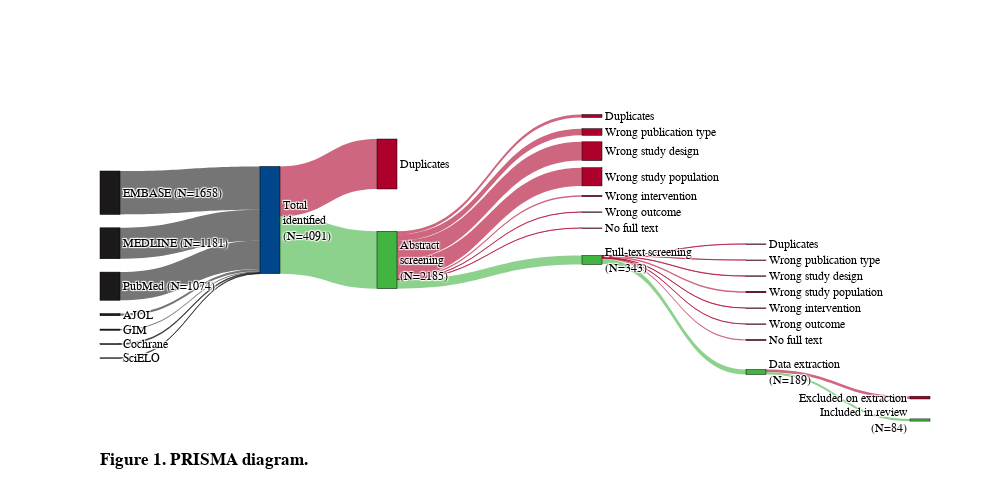

Notebook code cell kept with this figure:
### Markdown cell above
The Sankey diagram in Figure 1 serves to give a clear and transparent view of the review process, showing the number of articles obtained from various sources, the number excluded at each step, and the reasons for their exclusion.

We used the [EMBASE](https://www.embase.com), [MEDLINE](www.medline.com), [PubMed](https://pubmed.ncbi.nlm.nih.gov), [GIM](https://www.gimjournal.org), [Cochrane](https://www.cochranelibrary.com), and [SciELO](https://scielo.org/en/) database and retrieved all the records mentioning [INSERT KEYWORDS].
**#TODO for Alvaro:** Add the keywords

### Code cell
import plotly.graph_objects as go

# Information on screening criteria for each stage
screening_info = [

    # Sources of data
    
    #EMBASE, MEDLINE, PubMed, GIM, Cochrane, SciELO
    'Obtained from the EMBASE database',
    'Obtained from the MEDLINE database',
    'Obtained from the PubMed database',
    'Obtained from the AJOL database',
    'Obtained from the GIM database',
    'Obtained from the Cochrane database',
    'Obtained from the SciELO database',

    #Deduplication
    'Duplicated titles and abstracts',
    'Eligible for abstract screening',

    #Abstract screening
    'Duplicated titles and abstracts',
    """
      PUBLICATION TYPE<br>
      Exclusion criteria:<br>
      - is not peer-reviewed article; OR<br>
      - is opinion piece, comment, letter, guideline, literature review, or editorial.
    """,
    """
      STUDY DESIGN<br>
      Exclusion criteria:<br>
      - is single-case report, systematic review, or meta-analysis; OR<br>
      - is qualitative study.
    """,
    """
      POPULATION<br>
      Exclusion criteria:<br>
      - is not study on human infant population  (i.e., age >2 years); OR<br>
      - no hydrocephalus; OR<br>
      - hydrocephalus is not due to MMC*<br>
      - global study where data from many countries has been pooled AND<br>
        we cannot distinguish from which country each data comes from.<br><br>
      *Meningocoele and myelocoele are not the same as MMC.
    """,
    """
      INTERVENTION<br>
      Exclusion criteria:<br>
      - Fetal surgery. (TODO: CLARIFY IF HC, MMC, OR BOTH)
    """,
    """
      OUTCOME<br>
      Exclusion criteria:<br>
      - Outcome of study is neither treatment failure; NOR<br>
      - Mortality; NOR<br>
      - Morbidity; NOR<br>
      - Resolution of clinical OR radiological signs of hydrocephalus.
    """,
    """
      FULL-TEXT<br>
      Exclusion criteria:<br>
      - Full-text unavailable OR inaccessible.
    """,
    'Eligible for full-text screening',
    #Full-text screening
    'Duplicated full-texts',
    """
      PUBLICATION TYPE<br>
      Exclusion criteria:<br>
      - is not peer-reviewed article; OR<br>
      - is opinion piece, comment, letter, guideline, literature review, or editorial.
    """,
    """
      STUDY DESIGN<br>
      Exclusion criteria:<br>
      - is single-case report, systematic review, or meta-analysis; OR<br>
      - is qualitative study.
    """,
    """
      POPULATION<br>
      Exclusion criteria:<br>
      - is not study on human infant population  (i.e., age >2 years); OR<br>
      - no hydrocephalus; OR<br>
      - hydrocephalus is not due to MMC*<br>
      - global study where data from many countries has been pooled AND<br>
        we cannot distinguish from which country each data comes from.<br><br>
      *Meningocoele and myelocoele are not the same as MMC.
    """,
    """
      INTERVENTION<br>
      Exclusion criteria:<br>
      - Fetal surgery. (TODO: CLARIFY IF HC, MMC, OR BOTH)
    """,
    """
      OUTCOME<br>
      Exclusion criteria:<br>
      - Outcome of study is neither treatment failure; NOR<br>
      - Mortality; NOR<br>
      - Morbidity; NOR<br>
      - Resolution of clinical OR radiological signs of hydrocephalus.
    """,
    """
      FULL-TEXT<br>
      Exclusion criteria:<br>
      - Full-text unavailable OR inaccessible.
    """,
    'Eligible for data extraction',
    #Data extraction
    """
      NO DATA<br>
      Exclusion criteria:<br>
      - not providing [WHAT TYPE OF DATA? 'disaggregate MMCaHC subgroup data'?].
    """,

    # Remaining data sources and criteria
    'Included in review'
]

# Setting up the Sankey diagram for the PRISMA flowchart
fig1 = go.Figure(data=[go.Sankey(
    orientation="h",
    node = dict(
      pad = 15,
      thickness = 20,
      line = dict(color = "black", width = 0.5),
      label = [
          #EMBASE, MEDLINE, PubmMd, GIM, Cochrane, SciELO
          "EMBASE (N=1658)", "MEDLINE (N=1181)", "PubMed (N=1074)", "AJOL", "GIM", "Cochrane", "SciELO",
          #Total no. studies
          "Total<br>identified<br>(N=4091)",
          #Deduplication
          "Duplicates", "Abstract<br>screening<br>(N=2185)",
          #Abstract screening
          "Duplicates",
          "Wrong publication type",
          "Wrong study design",
          "Wrong study population",
          "Wrong intervention",
          "Wrong outcome",
          "No full text",
          "Full-text screening<br>(N=343)",
          #Full-text screening
          "Duplicates",
          "Wrong publication type",
          "Wrong study design",
          "Wrong study population",
          "Wrong intervention",
          "Wrong outcome",
          "No full text",
          "Data extraction<br>(N=189)",
          #Data extraction
          "Excluded on extraction",
          "Included in review<br>(N=84)"
      ],
      x = [0, 0, 0, 0, 0, 0, 0,   0,   0.35, 0.35, 0.6,  0.6, 0.6,  0.6,  0.6, 0.6,  0.6, 0.6,  0.8,  0.8,  0.8, 0.8, 0.8,  0.8, 0.8,  0.8,  1,    1],
      y = [0, 0, 0, 0, 0, 0, 0.3, 0.8, 0.2,  0.5,  0.05, 0.1, 0.16, 0.24, 0.3, 0.35, 0.4, 0.5,  0.45, 0.5, 0.55, 0.6, 0.65, 0.7, 0.75, 0.85, 0.93, 1],
      hovertemplate = "%{label}<extra>%{value:,} studies</extra>",
      color = [
          #EMBASE, MEDLINE, PubmMed, GIM, Cochrane, SciELO
          "rgb(27, 25, 25)","rgb(27, 25, 25)","rgb(27, 25, 25)","rgb(27, 25, 25)","rgb(27, 25, 25)","rgb(27, 25, 25)","rgb(27, 25, 25)",
          #Total no. studies
          "rgb(0, 70, 139)",
          #Deduplication
          "rgb(173, 0, 42)","rgb(66, 181, 64)",
          #Abstract screening
          "rgb(173, 0, 42)","rgb(173, 0, 42)","rgb(173, 0, 42)","rgb(173, 0, 42)","rgb(173, 0, 42)","rgb(173, 0, 42)","rgb(173, 0, 42)","rgb(66, 181, 64)",
          #Full-text screening
          "rgb(173, 0, 42)","rgb(173, 0, 42)","rgb(173, 0, 42)","rgb(173, 0, 42)","rgb(173, 0, 42)","rgb(173, 0, 42)","rgb(173, 0, 42)","rgb(66, 181, 64)",
          #Data extraction
          "rgb(173, 0, 42)","rgb(66, 181, 64)"
      ]
    ),
    link = dict(
      source = [0, 1, 2, 3, 4, 5, 6, 7, 7, 9,  9,  9,  9,  9,  9,  9,  9,  17, 17, 17, 17, 17, 17, 17, 17, 25, 25],
      target = [7, 7, 7, 7, 7, 7, 7, 8, 9, 10, 11, 12, 13, 14, 15, 16, 17, 18, 19, 20, 21, 22, 23, 24, 25, 26, 27],
      value = [
          #EMBASE, MEDLINE, PubmMed, AJOL, GIM, Cochrane, SciELO
          1658, 1181, 1074, 82, 47, 32, 17,
          #Duplicates and deduplicates
          1906, 2185,
          #Abstract screening
          113, 254, 717, 694, 51, 9, 4, 343,
          #Full-text screening
          6, 1, 12, 57, 6, 8, 42, 189,
          #Data extraction
          105, 84
      ],
      color = [
          #EMBASE, MEDLINE, PubMed, AJOL GIM, Cochrane, SciELO
          "rgba(27, 25, 25, 0.6)","rgba(27, 25, 25, 0.6)","rgba(27, 25, 25, 0.6)","rgba(27, 25, 25, 0.6)","rgba(27, 25, 25, 0.6)","rgba(27, 25, 25, 0.6)","rgba(27, 25, 25, 0.6)",
          #Deduplication
          "rgba(173, 0, 42, 0.6)","rgba(66, 181, 64, 0.6)",
          #Abstract screening
          "rgba(173, 0, 42, 0.6)","rgba(173, 0, 42, 0.6)","rgba(173, 0, 42, 0.6)","rgba(173, 0, 42, 0.6)","rgba(173, 0, 42, 0.6)","rgba(173, 0, 42, 0.6)","rgba(173, 0, 42, 0.6)","rgba(66, 181, 64, 0.6)",
          #Full-text screening
          "rgba(173, 0, 42, 0.6)","rgba(173, 0, 42, 0.6)","rgba(173, 0, 42, 0.6)","rgba(173, 0, 42, 0.6)","rgba(173, 0, 42, 0.6)","rgba(173, 0, 42, 0.6)","rgba(173, 0, 42, 0.6)","rgba(66, 181, 64, 0.6)",
          #Data extraction
          "rgba(173, 0, 42, 0.6)","rgba(66, 181, 64, 0.6)"
      ],
      customdata = screening_info,
      hovertemplate = "%{customdata}<extra>%{value:,} studies</extra>",
  ))])

# Updating the layout of the figure
fig1.update_layout(title=dict(text='<b>Figure 1. PRISMA diagram.</b>',x=0.1, y=0.07),
                   margin=dict(l=100),
                   width=1000,
                   height=500,
                   font_family="Arial",
                   font_color="black",
                   font_size=12)

# Configuration for saving the plot in high resolution
config = {
  'toImageButtonOptions': {
    'format': 'png', # one of png, svg, jpeg, webp
    'filename': 'fig1',
    'scale':6 # Multiply title/legend/axis/canvas sizes by this factor
  }
}

fig1.show(config=config)

#TODO: Check that "Ante-natal intervention" & "antenatal intervention" reasons
#      in abstract screening set refers to HC sx NOT MMC sx

#TODO: Fix #N/A's in first sheet below. After fixing, count PRISMA again,
# and hope that the problem with the missing articles (mentioned below) disappears!
# - Data["Screening"]: https://docs.google.com/spreadsheets/d/1FHxoODwjcbDVgmH3g6BzLU65Gf4IVWZr5XNxO4ksoFw/edit#gid=863864427
# - Abstracts: https://docs.google.com/spreadsheets/d/1BJSV3WBYJGRhQ6zExamkszQ5VutGIcaQqmbD9ZTVXMQ/edit#gid=1251630045
# - Full texts: https://docs.google.com/spreadsheets/d/1qpEmbGH0JjaJbUdp21-y2cPbobDbMjr09BbtdKROZWc/edit#gid=1444865654
# - Extraction sheet: https://docs.google.com/spreadsheets/d/1kGrh75X1cNR1D7_FcY9zMnHP8iPO4M5RCRjy6nZY0TY/edit#gid=0

#TODO: Need to resolve missing
# - Abstracts:  325 ending ab screening vs. 318 starting ft screening (i.e. 7 missing!)
# - Full-texts: 181 ending ft screening vs. 168 starting extraction (i.e. 13 missing!)
#   - Clarify what does 'No disaggregate data on MMCaHC' mean.

#TODO: Need to add reasons for exclusion for 84 excluded articles
# on data extraction to Supp Text 2 using master sheet above.

### Figure 1 — Plotly figure (JSON) as saved in the notebook; plotly's stock layout.template omitted (floating-point values rounded to 4 significant figures)
{"data": [{"link": {"color": ["rgba(27, 25, 25, 0.6)", "rgba(27, 25, 25, 0.6)", "rgba(27, 25, 25, 0.6)", "rgba(27, 25, 25, 0.6)", "rgba(27, 25, 25, 0.6)", "rgba(27, 25, 25, 0.6)", "rgba(27, 25, 25, 0.6)", "rgba(173, 0, 42, 0.6)", "rgba(66, 181, 64, 0.6)", "rgba(173, 0, 42, 0.6)", "rgba(173, 0, 42, 0.6)", "rgba(173, 0, 42, 0.6)", "rgba(173, 0, 42, 0.6)", "rgba(173, 0, 42, 0.6)", "rgba(173, 0, 42, 0.6)", "rgba(173, 0, 42, 0.6)", "rgba(66, 181, 64, 0.6)", "rgba(173, 0, 42, 0.6)", "rgba(173, 0, 42, 0.6)", "rgba(173, 0, 42, 0.6)", "rgba(173, 0, 42, 0.6)", "rgba(173, 0, 42, 0.6)", "rgba(173, 0, 42, 0.6)", "rgba(173, 0, 42, 0.6)", "rgba(66, 181, 64, 0.6)", "rgba(173, 0, 42, 0.6)", "rgba(66, 181, 64, 0.6)"], "customdata": ["Obtained from the EMBASE database", "Obtained from the MEDLINE database", "Obtained from the PubMed database", "Obtained from the AJOL database", "Obtained from the GIM database", "Obtained from the Cochrane database", "Obtained from the SciELO database", "Duplicated titles and abstracts", "Eligible for abstract screening", "Duplicated titles and abstracts", "\n      PUBLICATION TYPE<br>\n      Exclusion criteria:<br>\n      - is not peer-reviewed article; OR<br>\n      - is opinion piece, comment, letter, guideline, literature review, or editorial.\n    ", "\n      STUDY DESIGN<br>\n      Exclusion criteria:<br>\n      - is single-case report, systematic review, or meta-analysis; OR<br>\n      - is qualitative study.\n    ", "\n      POPULATION<br>\n      Exclusion criteria:<br>\n      - is not study on human infant population  (i.e., age >2 years); OR<br>\n      - no hydrocephalus; OR<br>\n      - hydrocephalus is not due to MMC*<br>\n      - global study where data from many countries has been pooled AND<br>\n        we cannot distinguish from which country each data comes from.<br><br>\n      *Meningocoele and myelocoele are not the same as MMC.\n    ", "\n      INTERVENTION<br>\n      Exclusion criteria:<br>\n      - Fetal surgery. (TODO: CLARIFY IF HC, MMC, OR BOTH)\n    ", "\n      OUTCOME<br>\n      Exclusion criteria:<br>\n      - Outcome of study is neither treatment failure; NOR<br>\n      - Mortality; NOR<br>\n      - Morbidity; NOR<br>\n      - Resolution of clinical OR radiological signs of hydrocephalus.\n    ", "\n      FULL-TEXT<br>\n      Exclusion criteria:<br>\n      - Full-text unavailable OR inaccessible.\n    ", "Eligible for full-text screening", "Duplicated full-texts", "\n      PUBLICATION TYPE<br>\n      Exclusion criteria:<br>\n      - is not peer-reviewed article; OR<br>\n      - is opinion piece, comment, letter, guideline, literature review, or editorial.\n    ", "\n      STUDY DESIGN<br>\n      Exclusion criteria:<br>\n      - is single-case report, systematic review, or meta-analysis; OR<br>\n      - is qualitative study.\n    ", "\n      POPULATION<br>\n      Exclusion criteria:<br>\n      - is not study on human infant population  (i.e., age >2 years); OR<br>\n      - no hydrocephalus; OR<br>\n      - hydrocephalus is not due to MMC*<br>\n      - global study where data from many countries has been pooled AND<br>\n        we cannot distinguish from which country each data comes from.<br><br>\n      *Meningocoele and myelocoele are not the same as MMC.\n    ", "\n      INTERVENTION<br>\n      Exclusion criteria:<br>\n      - Fetal surgery. (TODO: CLARIFY IF HC, MMC, OR BOTH)\n    ", "\n      OUTCOME<br>\n      Exclusion criteria:<br>\n      - Outcome of study is neither treatment failure; NOR<br>\n      - Mortality; NOR<br>\n      - Morbidity; NOR<br>\n      - Resolution of clinical OR radiological signs of hydrocephalus.\n    ", "\n      FULL-TEXT<br>\n      Exclusion criteria:<br>\n      - Full-text unavailable OR inaccessible.\n    ", "Eligible for data extraction", "\n      NO DATA<br>\n      Exclusion criteria:<br>\n      - not providing [WHAT TYPE OF DATA? 'disaggregate MMCaHC subgroup data'?].\n    ", "Included in review"], "hovertemplate": "%{customdata}<extra>%{value:,} studies</extra>", "source": [0, 1, 2, 3, 4, 5, 6, 7, 7, 9, 9, 9, 9, 9, 9, 9, 9, 17, 17, 17, 17, 17, 17, 17, 17, 25, 25], "target": [7, 7, 7, 7, 7, 7, 7, 8, 9, 10, 11, 12, 13, 14, 15, 16, 17, 18, 19, 20, 21, 22, 23, 24, 25, 26, 27], "value": [1658, 1181, 1074, 82, 47, 32, 17, 1906, 2185, 113, 254, 717, 694, 51, 9, 4, 343, 6, 1, 12, 57, 6, 8, 42, 189, 105, 84]}, "node": {"color": ["rgb(27, 25, 25)", "rgb(27, 25, 25)", "rgb(27, 25, 25)", "rgb(27, 25, 25)", "rgb(27, 25, 25)", "rgb(27, 25, 25)", "rgb(27, 25, 25)", "rgb(0, 70, 139)", "rgb(173, 0, 42)", "rgb(66, 181, 64)", "rgb(173, 0, 42)", "rgb(173, 0, 42)", "rgb(173, 0, 42)", "rgb(173, 0, 42)", "rgb(173, 0, 42)", "rgb(173, 0, 42)", "rgb(173, 0, 42)", "rgb(66, 181, 64)", "rgb(173, 0, 42)", "rgb(173, 0, 42)", "rgb(173, 0, 42)", "rgb(173, 0, 42)", "rgb(173, 0, 42)", "rgb(173, 0, 42)", "rgb(173, 0, 42)", "rgb(66, 181, 64)", "rgb(173, 0, 42)", "rgb(66, 181, 64)"], "hovertemplate": "%{label}<extra>%{value:,} studies</extra>", "label": ["EMBASE (N=1658)", "MEDLINE (N=1181)", "PubMed (N=1074)", "AJOL", "GIM", "Cochrane", "SciELO", "Total<br>identified<br>(N=4091)", "Duplicates", "Abstract<br>screening<br>(N=2185)", "Duplicates", "Wrong publication type", "Wrong study design", "Wrong study population", "Wrong intervention", "Wrong outcome", "No full text", "Full-text screening<br>(N=343)", "Duplicates", "Wrong publication type", "Wrong study design", "Wrong study population", "Wrong intervention", "Wrong outcome", "No full text", "Data extraction<br>(N=189)", "Excluded on extraction", "Included in review<br>(N=84)"], "line": {"color": "black", "width": 0.5}, "pad": 15, "thickness": 20, "x": [0, 0, 0, 0, 0, 0, 0, 0, 0.35, 0.35, 0.6, 0.6, 0.6, 0.6, 0.6, 0.6, 0.6, 0.6, 0.8, 0.8, 0.8, 0.8, 0.8, 0.8, 0.8, 0.8, 1, 1], "y": [0, 0, 0, 0, 0, 0, 0.3, 0.8, 0.2, 0.5, 0.05, 0.1, 0.16, 0.24, 0.3, 0.35, 0.4, 0.5, 0.45, 0.5, 0.55, 0.6, 0.65, 0.7, 0.75, 0.85, 0.93, 1]}, "orientation": "h", "type": "sankey"}], "layout": {"font": {"color": "black", "family": "Arial", "size": 12}, "height": 500, "margin": {"l": 100}, "title": {"text": "<b>Figure 1. PRISMA diagram.</b>", "x": 0.1, "y": 0.07}, "width": 1000}}
